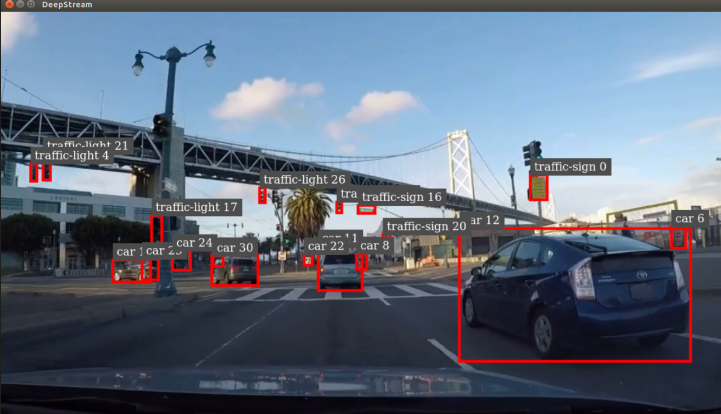
#> input picture deploy/DeepStream/images/deepstream-pic.png, 1441 x 827 px (shown at 1/2 size)
$ python -i gmc.py   (imports and definitions only)
#> lines starting #> are read from the running program, lines starting #| are printed output that depends on the picture
#> further down, picture is the input picture: shape (827, 1441, 3); mean B, G, R 126.7, 109.7, 98
import cv2
import matplotlib.pyplot as plt
import numpy as np
import copy
import time


class GMC:
    def __init__(self, method='sparseOptFlow', downscale=2, verbose=None):
        super(GMC, self).__init__()

        self.method = method
        self.downscale = max(1, int(downscale))

        if self.method == 'orb':
            self.detector = cv2.FastFeatureDetector_create(20)
            self.extractor = cv2.ORB_create()
            self.matcher = cv2.BFMatcher(cv2.NORM_HAMMING)

        elif self.method == 'sift':
            self.detector = cv2.SIFT_create(nOctaveLayers=3, contrastThreshold=0.02, edgeThreshold=20)
            self.extractor = cv2.SIFT_create(nOctaveLayers=3, contrastThreshold=0.02, edgeThreshold=20)
            self.matcher = cv2.BFMatcher(cv2.NORM_L2)

        elif self.method == 'ecc':
            number_of_iterations = 5000
            termination_eps = 1e-6
            self.warp_mode = cv2.MOTION_EUCLIDEAN
            self.criteria = (cv2.TERM_CRITERIA_EPS | cv2.TERM_CRITERIA_COUNT, number_of_iterations, termination_eps)

        elif self.method == 'sparseOptFlow':
            self.feature_params = dict(maxCorners=1000, qualityLevel=0.01, minDistance=1, blockSize=3,
                                       useHarrisDetector=False, k=0.04)
            # self.gmc_file = open('GMC_results.txt', 'w')

        elif self.method == 'file' or self.method == 'files':
            seqName = verbose[0]
            ablation = verbose[1]
            if ablation:
                filePath = r'./yolox/tracker_zty/GMC_files/MOT17_ablation'
            else:
                filePath = r'tracker/GMC_files/MOTChallenge'

            if '-FRCNN' in seqName:
                seqName = seqName[:-6]
            elif '-DPM' in seqName:
                seqName = seqName[:-4]
            elif '-SDP' in seqName:
                seqName = seqName[:-4]

            self.gmcFile = open(filePath + "/GMC-" + seqName + ".txt", 'r')

            if self.gmcFile is None:
                raise ValueError("Error: Unable to open GMC file in directory:" + filePath)
        elif self.method == 'none' or self.method == 'None':
            self.method = 'none'
        else:
            raise ValueError("Error: Unknown CMC method:" + method)

        self.prevFrame = None
        self.prevKeyPoints = None
        self.prevDescriptors = None

        self.initializedFirstFrame = False

    def apply(self, raw_frame, detections=None):
        if self.method == 'orb' or self.method == 'sift':
            return self.applyFeaures(raw_frame, detections)
        elif self.method == 'ecc':
            return self.applyEcc(raw_frame, detections)
        elif self.method == 'sparseOptFlow':
            return self.applySparseOptFlow(raw_frame, detections)
        elif self.method == 'file':
            return self.applyFile(raw_frame, detections)
        elif self.method == 'none':
            return np.eye(2, 3)
        else:
            return np.eye(2, 3)

    # [158 lines left out: functions applyEcc, applyFeaures, not called in this run]

    def applySparseOptFlow(self, raw_frame, detections=None):

        t0 = time.time()

        # Initialize
        height, width, _ = raw_frame.shape
#> height = 827; width = 1441
        frame = cv2.cvtColor(raw_frame, cv2.COLOR_BGR2GRAY)
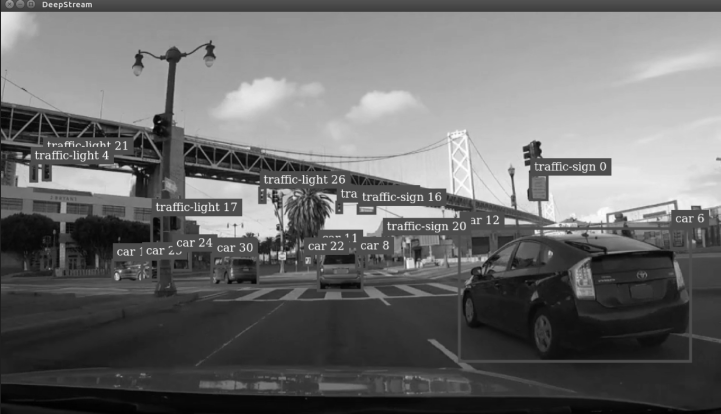
#> frame: shape (827, 1441) (shown at 1/2 size); min 1, max 255, mean 108.1
        H = np.eye(2, 3)

        # Downscale image
        if self.downscale > 1.0:
            # frame = cv2.GaussianBlur(frame, (3, 3), 1.5)
            frame = cv2.resize(frame, (width // self.downscale, height // self.downscale))
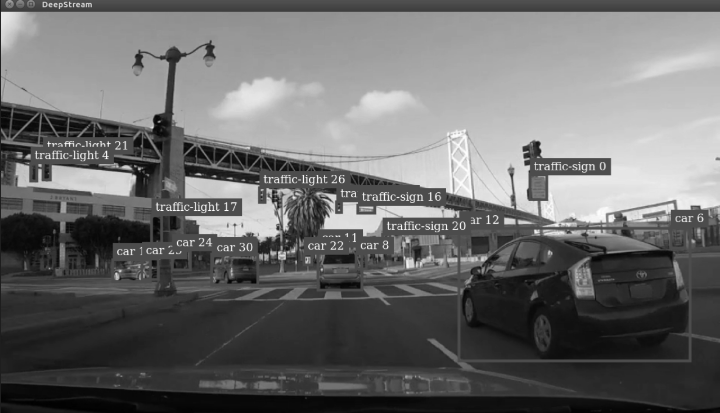
#> frame: shape (413, 720); min 1, max 254, mean 108

        # find the keypoints
        keypoints = cv2.goodFeaturesToTrack(frame, mask=None, **self.feature_params)
#> keypoints = 1000 rows, first 8: [213, 210], [209, 210], [139, 169], [488, 223], [195, 210], [2, 12], [401, 229], [446, 229]

        # Handle first frame
        if not self.initializedFirstFrame:
            # Initialize data
            self.prevFrame = frame.copy()
            self.prevKeyPoints = copy.copy(keypoints)
#> self.prevKeyPoints has the same summary as keypoints

            # Initialization done
            self.initializedFirstFrame = True

            return H

        # find correspondences
        matchedKeypoints, status, err = cv2.calcOpticalFlowPyrLK(self.prevFrame, frame, self.prevKeyPoints, None)

        # leave good correspondences only
        prevPoints = []
        currPoints = []

        for i in range(len(status)):
            if status[i]:
                prevPoints.append(self.prevKeyPoints[i])
                currPoints.append(matchedKeypoints[i])

        prevPoints = np.array(prevPoints)
        currPoints = np.array(currPoints)

        # Find rigid matrix
        if (np.size(prevPoints, 0) > 4) and (np.size(prevPoints, 0) == np.size(prevPoints, 0)):
            H, inliesrs = cv2.estimateAffinePartial2D(prevPoints, currPoints, cv2.RANSAC)

            # Handle downscale
            if self.downscale > 1.0:
                H[0, 2] *= self.downscale
                H[1, 2] *= self.downscale
        else:
            print('Warning: not enough matching points')

        # Store to next iteration
        self.prevFrame = frame.copy()
        self.prevKeyPoints = copy.copy(keypoints)

        t1 = time.time()

        # gmc_line = str(1000 * (t1 - t0)) + "\t" + str(H[0, 0]) + "\t" + str(H[0, 1]) + "\t" + str(
        #     H[0, 2]) + "\t" + str(H[1, 0]) + "\t" + str(H[1, 1]) + "\t" + str(H[1, 2]) + "\n"
        # self.gmc_file.write(gmc_line)

        return H

    # [12 lines left out: function applyFile, not called in this run]

>>> import cv2
>>> picture = cv2.imread('../../deploy/DeepStream/images/deepstream-pic.png')
>>> result = GMC().apply(picture)
#> result = [[1, 0, 0], [0, 1, 0]]
